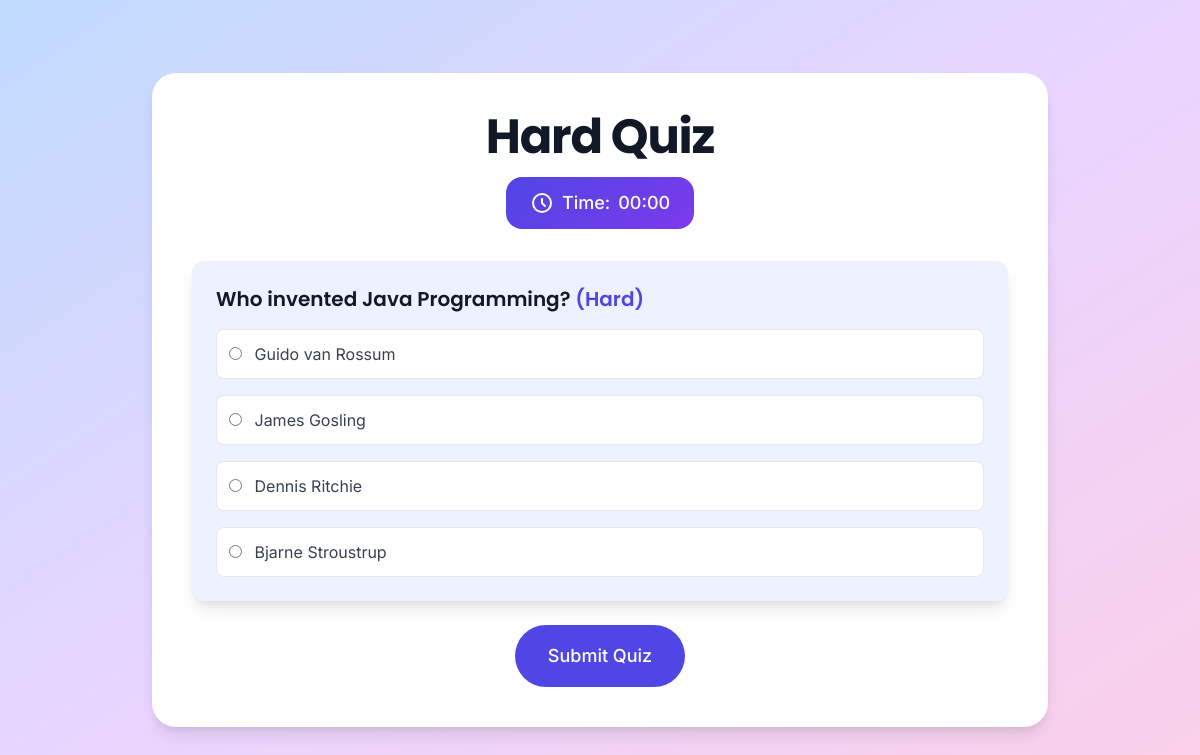
The page /quiz/difficulty/Hard/ (signed in) on the database its author committed.
### capp/models.py (models this page shows, shortened)
class Question(models.Model):
    DIFFICULTY_LEVELS = (
        ('Easy', 'Easy'),
        ('Medium', 'Medium'),
        ('Hard', 'Hard'),
    )
    text = models.TextField()
    option1 = models.CharField(max_length=200)
    option2 = models.CharField(max_length=200)
    option3 = models.CharField(max_length=200)
    option4 = models.CharField(max_length=200)
    correct_option = models.IntegerField()
    category = models.CharField(max_length=100, default="General")
    difficulty = models.CharField(max_length=10, choices=DIFFICULTY_LEVELS, default='Easy')  # New difficulty field

### capp/views.py (the view, shortened to what this page needs)
# urls.py: path('quiz/', views.quiz_page, name='quiz_page'),
@login_required
def quiz_page(request, category=None, difficulty=None):
    questions = Question.objects.all()
    if category:
        questions = questions.filter(category=category)
    if difficulty:
        questions = questions.filter(difficulty=difficulty)
    if not questions.exists():
        messages.error(request, 'No questions available for the selected category and difficulty.')
        return redirect('userindex')
    return render(request, 'quiz/quiz_page.html', {'questions': questions, 'category': category, 'difficulty': difficulty})

### templates/quiz/quiz_page.html (shortened to what this page needs)
<!-- {% extends 'quiz/base.html' %}
{% load static %} -->
{% block content %}
    <script src="https://cdn.tailwindcss.com"></script>
</head>
<body class="min-h-screen bg-gradient-to-br from-blue-200 via-purple-200 to-pink-200 flex items-center justify-center py-12 px-4 sm:px-6 lg:px-8">
    <div class="max-w-4xl w-full space-y-8 bg-white rounded-3xl custom-shadow p-10 transform hover:scale-101 transition-transform duration-300 section-slide">
        <div class="text-center">
            <h2 class="text-4xl sm:text-5xl font-bold text-gray-900 tracking-tight animate-pulse">
                {% if category and difficulty %}
                    {{ category }} - {{ difficulty }} Quiz
                {% elif category %}
                    {{ category }} Quiz
                {% elif difficulty %}
                    {{ difficulty }} Quiz
                {% else %}
                    General Quiz
                {% endif %}
            </h2>
            <div class="timer mt-4 text-lg font-medium">
                <svg class="w-6 h-6" fill="none" stroke="currentColor" viewBox="0 0 24 24" xmlns="http://www.w3.org/2000/svg">
                    <path stroke-linecap="round" stroke-linejoin="round" stroke-width="2" d="M12 8v4l3 3m6-3a9 9 0 11-18 0 9 9 0 0118 0z"></path>
                </svg>
                Time: <span id="time">00:00</span>
            </div>
        </div>
        <form method="post" id="quiz-form" class="space-y-6">
            {% for question in questions %}
                <div class="bg-indigo-50 p-6 rounded-xl custom-shadow section-slide">
                    <h5 class="text-xl font-semibold text-gray-900 mb-4">{{ question.text }} <span class="text-indigo-600">({{ question.difficulty }})</span></h5>
                    <div class="space-y-4">
                        <label class="radio-option block p-3 rounded-lg bg-white border border-gray-200 hover:bg-indigo-100 cursor-pointer">
                            <input class="form-check-input mr-2" type="radio" name="{{ question.id }}" value="1" required>
                            <span class="text-gray-700">{{ question.option1 }}</span>
                        </label>
                        <label class="radio-option block p-3 rounded-lg bg-white border border-gray-200 hover:bg-indigo-100 cursor-pointer">
                            <input class="form-check-input mr-2" type="radio" name="{{ question.id }}" value="2">
                            <span class="text-gray-700">{{ question.option2 }}</span>
                        </label>
                        <label class="radio-option block p-3 rounded-lg bg-white border border-gray-200 hover:bg-indigo-100 cursor-pointer">
                            <input class="form-check-input mr-2" type="radio" name="{{ question.id }}" value="3">
                            <span class="text-gray-700">{{ question.option3 }}</span>
                        </label>
                        <label class="radio-option block p-3 rounded-lg bg-white border border-gray-200 hover:bg-indigo-100 cursor-pointer">
                            <input class="form-check-input mr-2" type="radio" name="{{ question.id }}" value="4">
                            <span class="text-gray-700">{{ question.option4 }}</span>
                        </label>
                    </div>
                </div>
            {% empty %}
                <p class="text-center text-gray-500 text-lg">No questions available.</p>
            {% endfor %}
            <div class="flex justify-center">
                <button type="submit" class="inline-flex items-center px-8 py-4 border border-transparent text-lg font-medium rounded-full text-white bg-indigo-600 hover:bg-indigo-700 button-glow focus:outline-none focus:ring-4 focus:ring-offset-2 focus:ring-indigo-400 transform hover:-translate-y-1 transition duration-300">
                    Submit Quiz
                </button>
            </div>
        </form>
    </div>
</body>
</html>
{% endblock %}

### templates/quiz/quiz_page.html (style rules this page uses)
body { font-family: 'Inter', sans-serif; }
h2, h5 { font-family: 'Poppins', sans-serif; }
.custom-shadow { box-shadow: 0 10px 15px -3px rgba(0, 0, 0, 0.1), 0 4px 6px -2px rgba(0, 0, 0, 0.05); }
.section-slide { animation: slideIn 0.5s ease-out; }
.timer { background: linear-gradient(135deg, #4f46e5, #7c3aed); color: white; padding: 0.75rem 1.5rem; border-radius: 1rem; display: inline-flex; align-items: center; gap: 0.5rem; }
.radio-option { transition: background-color 0.3s ease, transform 0.2s ease; }

### rows shown on the page
Question: difficulty "Hard", text "Who invented Java Programming?", option1 "Guido van Rossum", option2 "James Gosling", option3 "Dennis Ritchie", option4 "Bjarne Stroustrup"
